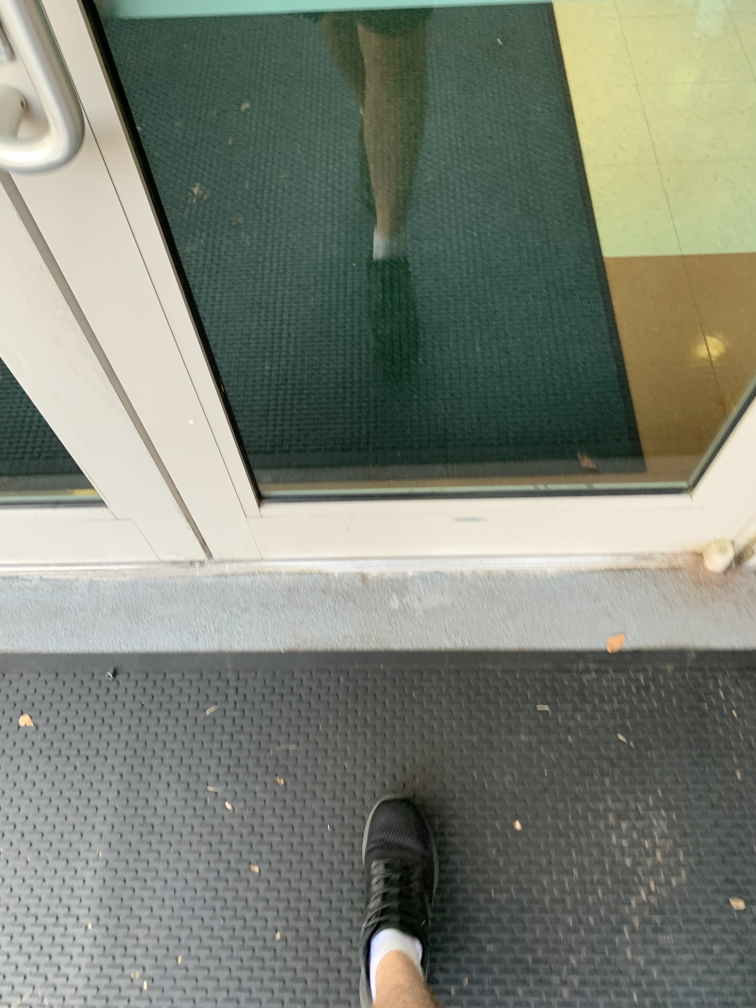
#> input picture test_photos/IMG_0997.JPG, 3024 x 4032 px (shown at 1/4 size)
$ python -i camera.py   (imports and definitions only)
#> lines starting #> are read from the running program, lines starting #| are printed output that depends on the picture
#> further down, picture is the input picture: shape (4032, 3024, 3); mean B, G, R 119, 131.1, 125.9
"""
Establishes a connection between the camera and the computer.

https://www.geeksforgeeks.org/python-opencv-capture-video-from-camera/

To run this file you must use the following:
 * pip install numpy
 * pip install opencv_python
"""

# Import Open CV
import cv2 as cv
import numpy as np
import torch
from matplotlib import pyplot as plt


def edge_detection(frame):
    """
    Uses Canny Edge Detection to produce a greyscale image of the
    frame with white as an edge and black as no edge.

    https://learnopencv.com/edge-detection-using-opencv/
    """
    # Convert to grayscale
    img_gray = cv.cvtColor(frame, cv.COLOR_BGR2GRAY)
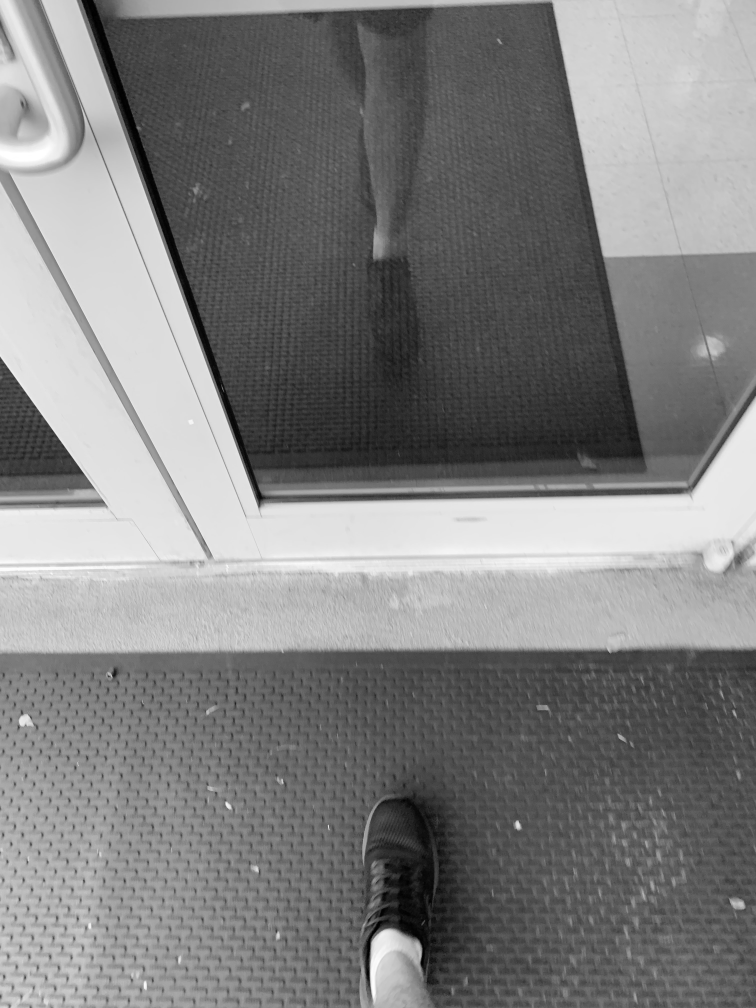
#> img_gray: shape (4032, 3024) (shown at 1/4 size); min 0, max 255, mean 128.1
    # Blur the image for better edge detection
    img_blur = cv.GaussianBlur(img_gray, (3, 3), 0)

    # Canny Edge Detection
    # Thresholds can be tweaked in order to increase accuracy.
    edges = cv.Canny(image=img_blur, threshold1=10,
                     threshold2=50)
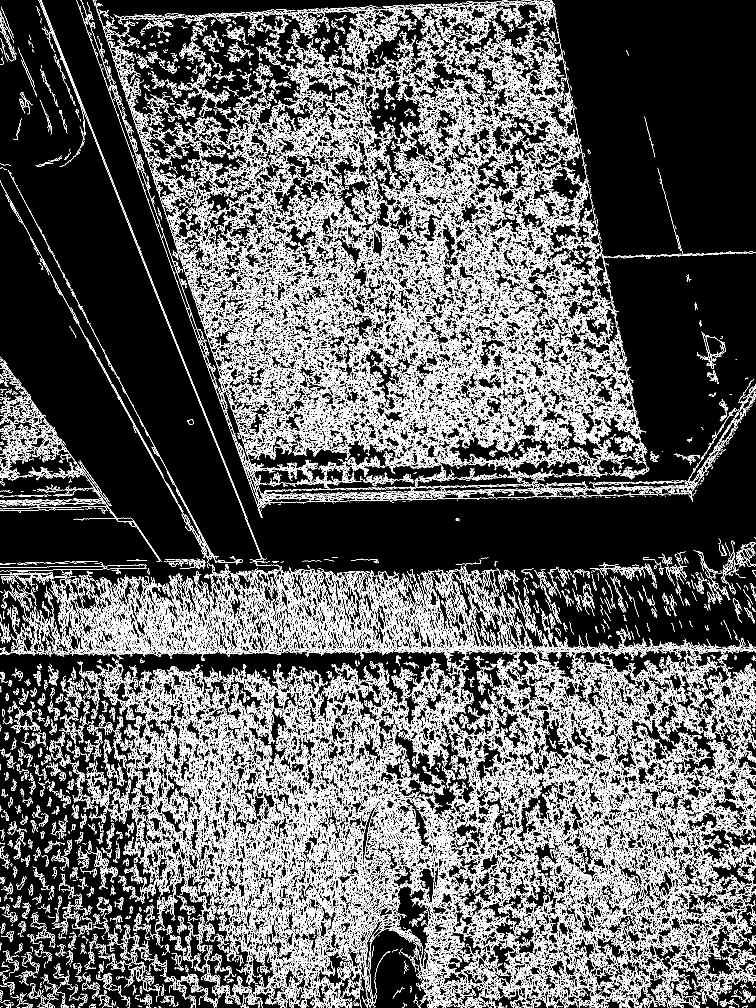
#> edges: shape (4032, 3024) (shown at 1/4 size); 12.8% white in thin lines or dots

    # Displaying the frame with canny edge detection in another window
    cv.imshow('Canny Edge Detection', edges)

    return edges


class OpticalFlow:

    # [75 lines left out: functions __init__, lk_optical_flow, not called in this run]


class Midas_Depth:
    """
    Depth estimation using MiDaS.

CODE REFERENCES:
    MiDaS:
        @ARTICLE {Ranftl2022,
        author  = "Ren\'{e} Ranftl and Katrin Lasinger and David Hafner
                    and Konrad Schindler and Vladlen Koltun",
        title   = "Towards Robust Monocular Depth Estimation: Mixing Datasets
                    for Zero-Shot Cross-Dataset Transfer",
        journal = "IEEE Transactions on Pattern Analysis and
                    Machine Intelligence",
        year    = "2022",
        volume  = "44",
        number  = "3"
        }

    Tutorial Video:
        Nicolai Nielsen - Computer Vision & AI
        https://youtu.be/jid-53uPQr0
    """

    # [134 lines left out: functions __init__, depth_estimation, obj_detect, main, not called in this run]


# [2 lines not run here, left out]

>>> import cv2
>>> picture = cv2.imread('test_photos/IMG_0997.JPG')
>>> result = edge_detection(picture)

$ run again, on test_photos/IMG_0998.JPG
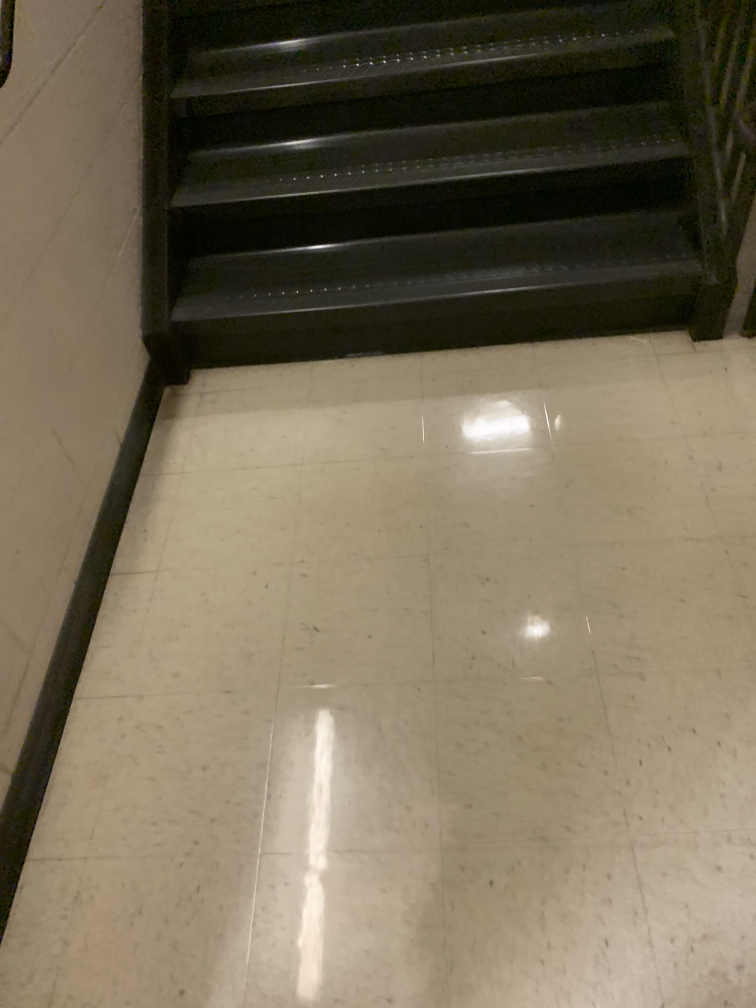
#> input picture test_photos/IMG_0998.JPG, 3024 x 4032 px (shown at 1/4 size)
#> picture is the input picture: shape (4032, 3024, 3); mean B, G, R 88.4, 109.4, 121.2
#> in edge_detection, `img_gray = cv.cvtColor(frame, cv.COLOR_BGR2GRAY)`:
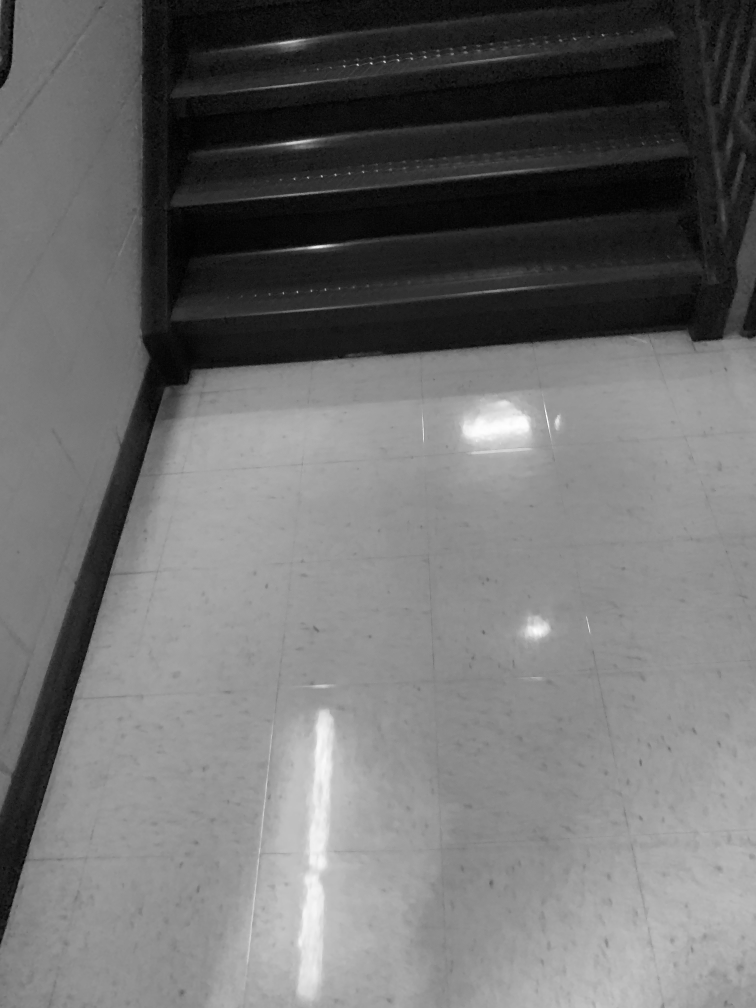
#> img_gray: shape (4032, 3024) (shown at 1/4 size); min 0, max 255, mean 110.5
#> in edge_detection, `edges = cv.Canny(image=img_blur, threshold1=10, threshold2=50)`:
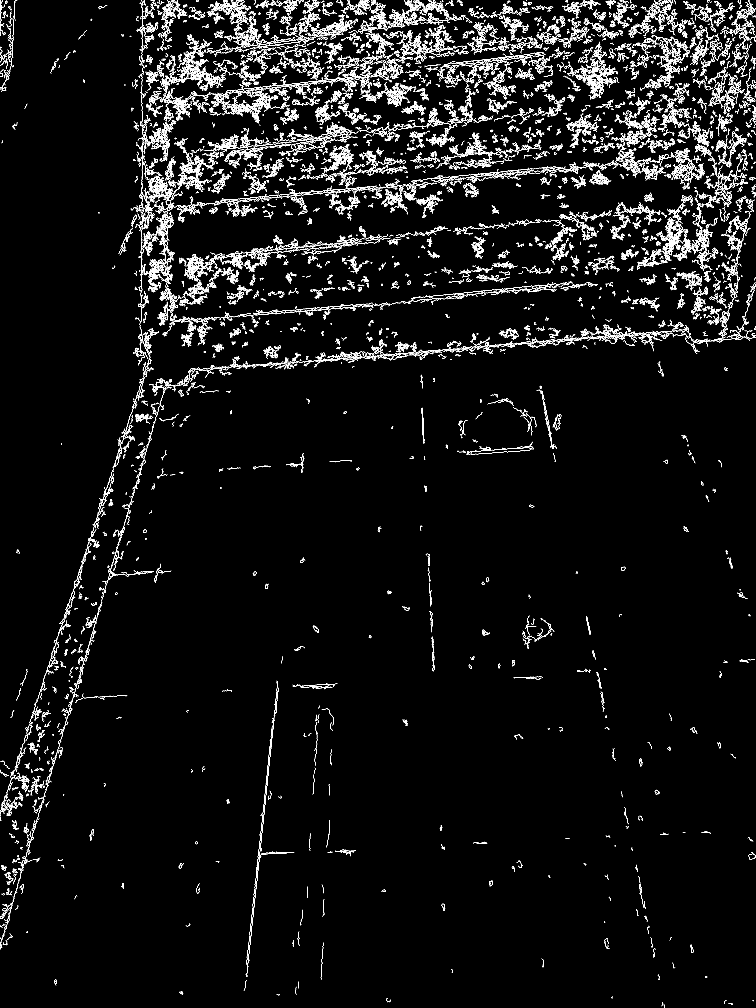
#> edges: shape (4032, 3024) (shown at 1/4 size); 2.8% white in thin lines or dots

$ run again, on test_photos/IMG_1001.JPG
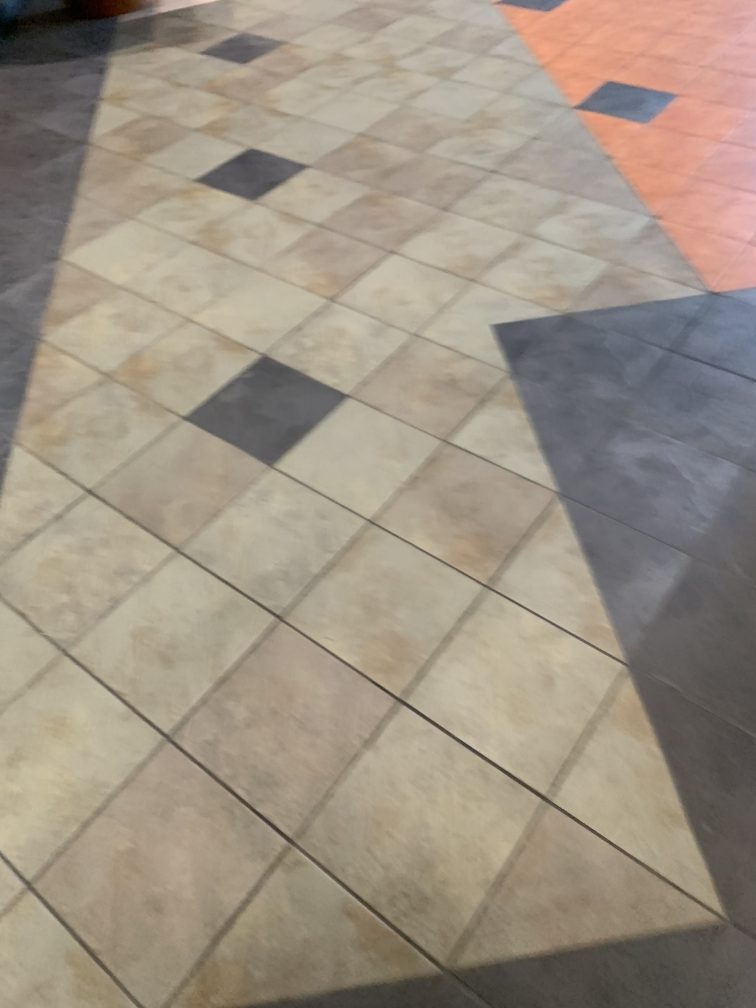
#> input picture test_photos/IMG_1001.JPG, 3024 x 4032 px (shown at 1/4 size)
#> picture is the input picture: shape (4032, 3024, 3); mean B, G, R 131, 145.8, 157
#> in edge_detection, `img_gray = cv.cvtColor(frame, cv.COLOR_BGR2GRAY)`:
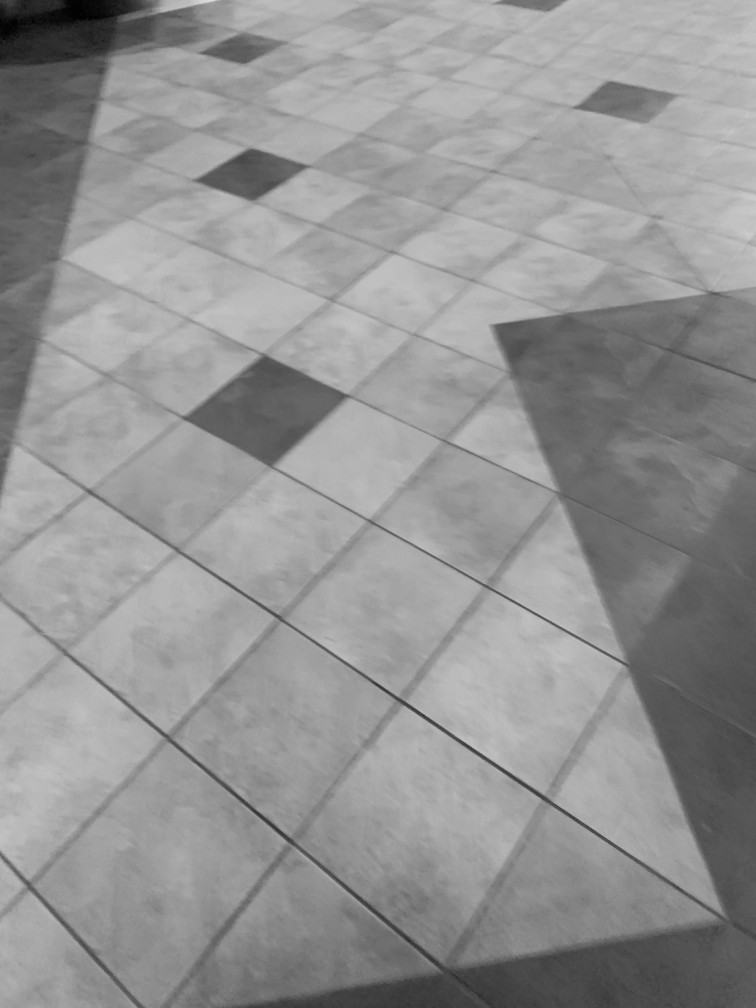
#> img_gray: shape (4032, 3024) (shown at 1/4 size); min 0, max 224, mean 147.5
#> in edge_detection, `edges = cv.Canny(image=img_blur, threshold1=10, threshold2=50)`:
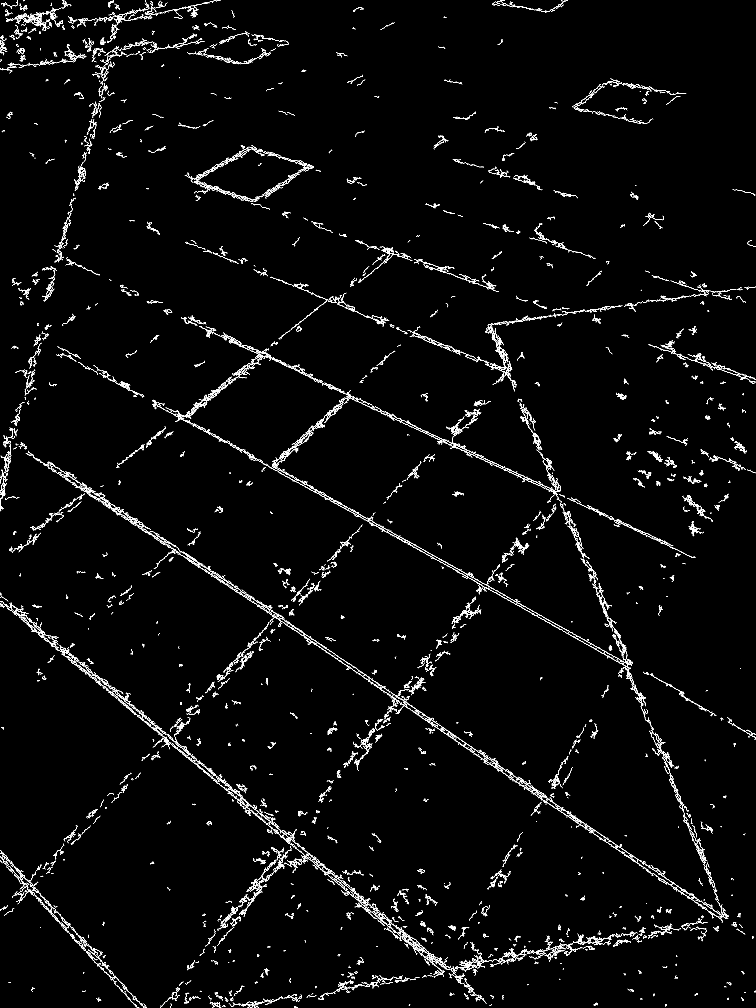
#> edges: shape (4032, 3024) (shown at 1/4 size); 1.5% white in thin lines or dots

$ run again, on test_photos/IMG_1002.JPG
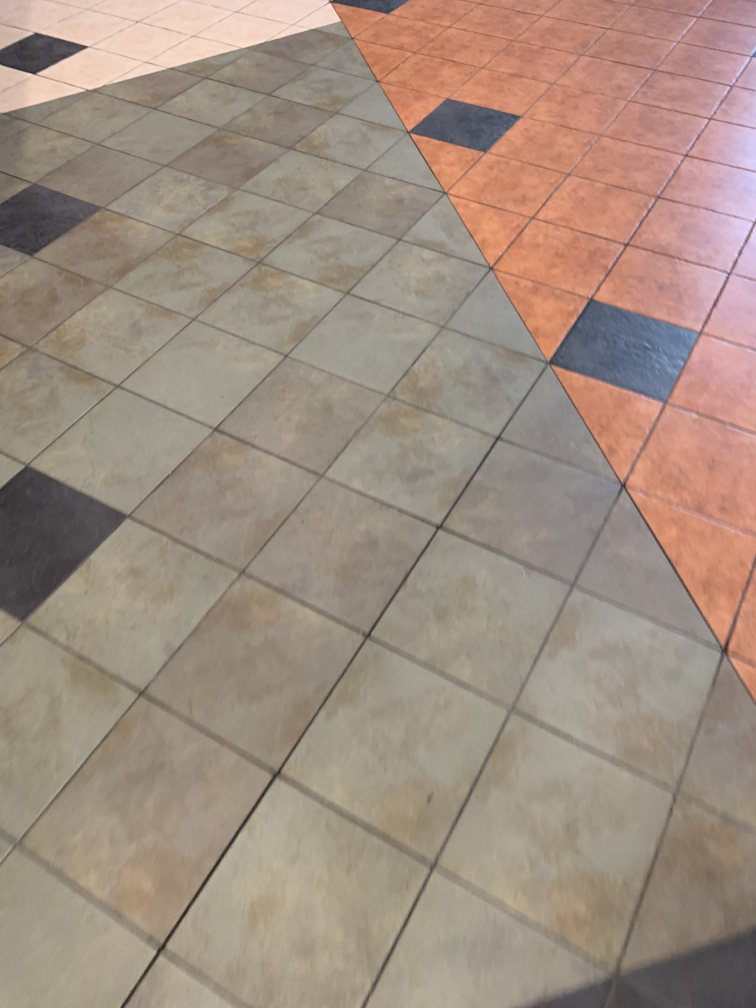
#> input picture test_photos/IMG_1002.JPG, 3024 x 4032 px (shown at 1/4 size)
#> picture is the input picture: shape (4032, 3024, 3); mean B, G, R 128.9, 142.3, 160.5
#> in edge_detection, `img_gray = cv.cvtColor(frame, cv.COLOR_BGR2GRAY)`:
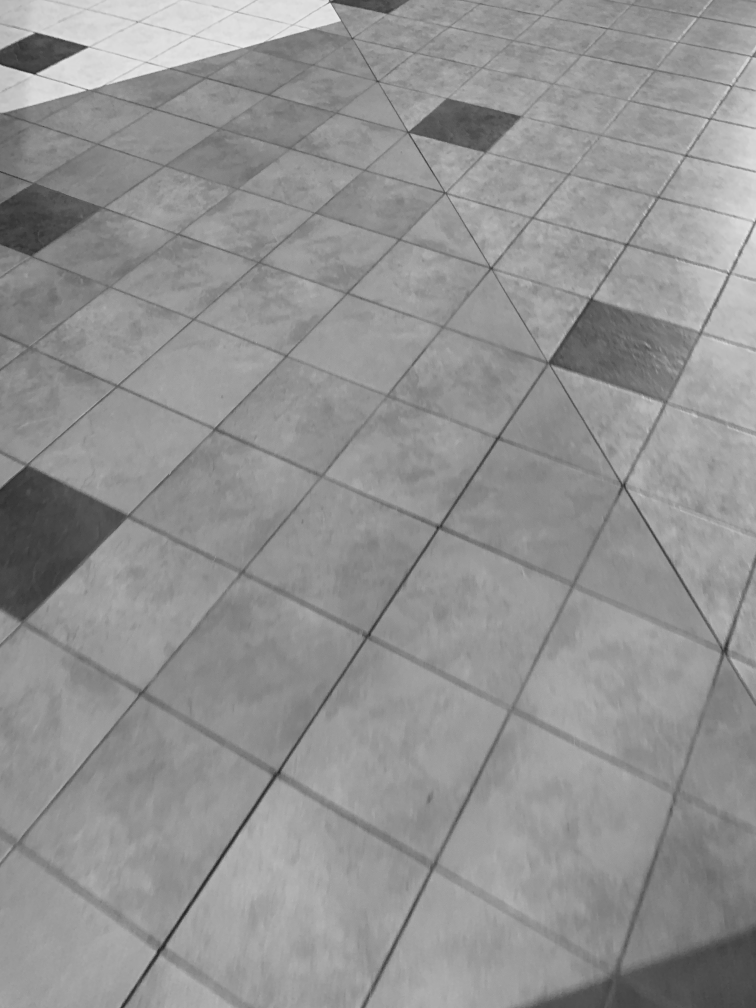
#> img_gray: shape (4032, 3024) (shown at 1/4 size); min 13, max 239, mean 146.2
#> in edge_detection, `edges = cv.Canny(image=img_blur, threshold1=10, threshold2=50)`:
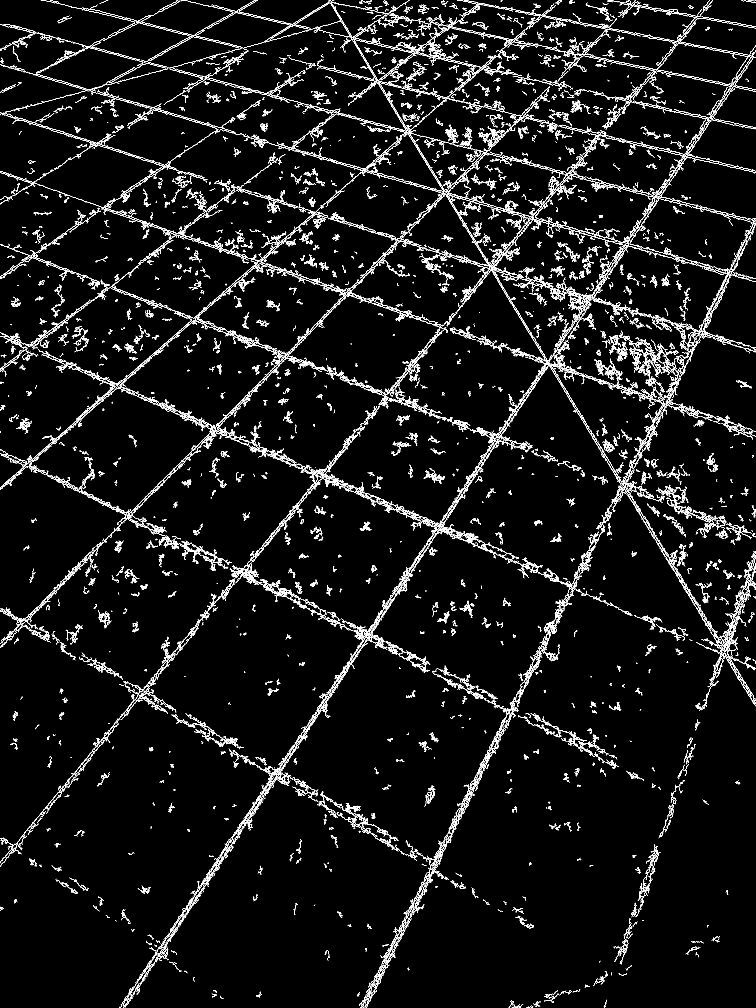
#> edges: shape (4032, 3024) (shown at 1/4 size); 3.2% white in thin lines or dots
